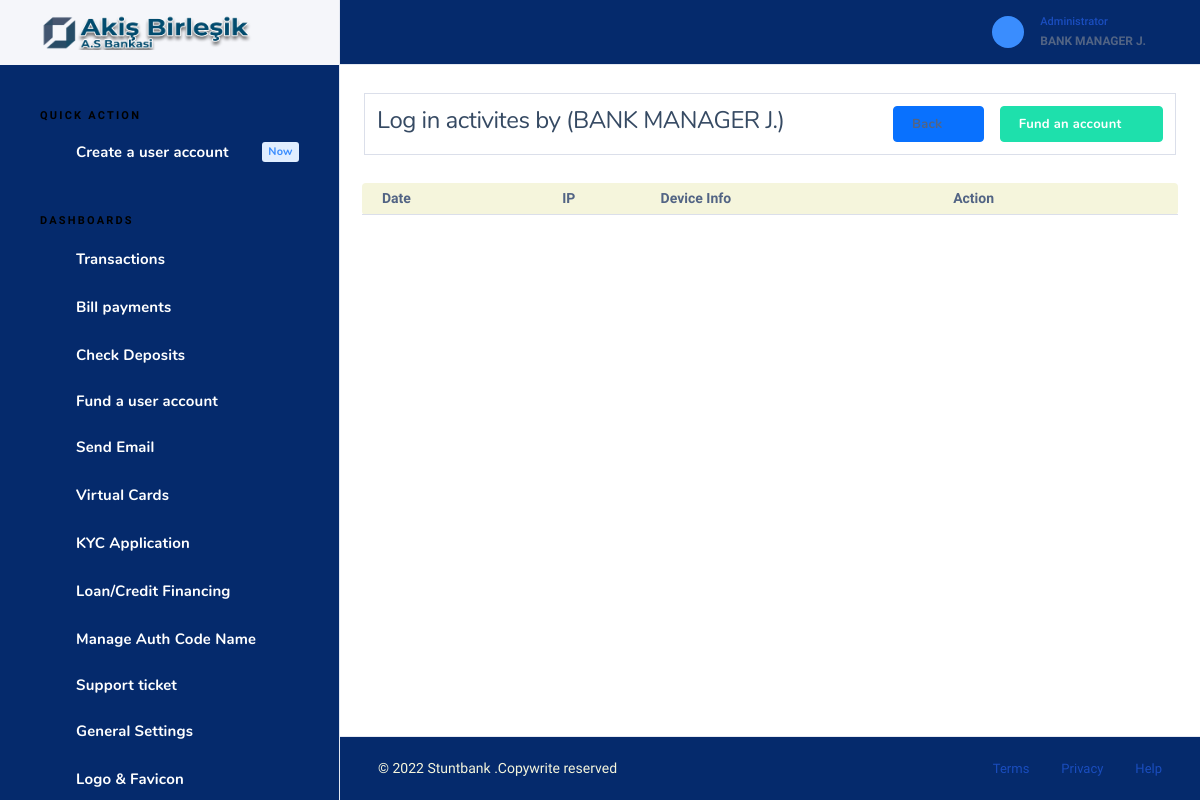
The app's page /admin/admin_login_activities.php (signed in) with its own data.
### tables this page shows
CREATE TABLE `setting` (
  `id` int(11) NOT NULL,
  `name` varchar(150) NOT NULL,
  `logo` varchar(150) NOT NULL,
  `address` varchar(150) NOT NULL,
  `email` varchar(150) NOT NULL,
  `phone` varchar(150) NOT NULL,
  `favicon` varchar(150) NOT NULL,
  `tagline` varchar(150) NOT NULL,
  `register` varchar(150) NOT NULL,
  `darklogo` varchar(150) NOT NULL,
  `description` varchar(700) NOT NULL DEFAULT 'This Credit Union is federally-insured by the National Credit Union Administration. We do business in accordance with the Fair Housing Law and Equal opportunity Credit Act.',
  `seo` varchar(150) NOT NULL,
  `footerlogo` varchar(150) NOT NULL DEFAULT 'footlogo.png',
  `securityalert` varchar(150) NOT NULL,
  `stockrate` varchar(5505) NOT NULL DEFAULT '<script type="text/javascript" src="https://s3.tradingview.com/external-embedding/embed-widget-ticker-tape.js" async="">                                                                         {                                                                             "symbols"                                                                         :                                                                             [                                                                                 {                                                                                     "title": "S&P 500",                                                                                     "proName": "OANDA:SPX500USD"                                                                                 },                                                                                 {                                                                                     "title": "Nasdaq 100",                                                                                     "proName": "OANDA:NAS100USD"                                                                                 },                                                                                 {                                                                                     "title": "EUR/USD",                                                                                     "proName": "FX_IDC:EURUSD"                                                                                 },                                                                                 {                                                                                     "title": "BTC/USD",                                                                                     "proName": "BITSTAMP:BTCUSD"                                                                                 },                                                                                 {                                                                                     "title": "ETH/USD",                                                                                     "proName": "BITSTAMP:ETHUSD"                                                                                 },                                                                                 {                                                                                     "description": "AAPL",                                                                                     "proName": "NASDAQ:AAPL"                                                                                 },                                                                                 {                                                                                     "description": "MICROSOFT",                                                                                     "proName": "NASDAQ:MSFT"                                                                                 }                                                                             ],                                                                                 "colorTheme"                                                                         :                                                                             "dark",                                                                                 "isTransparent"                                                                         :                                                                             false,                                                                                 "displayMode"                                                                         :                                                                             "compact",                                                                                 "locale"                                                                         :                                                                             "en"                                                                         }                                                                     </script>',
  `stockrate2` varchar(1000) NOT NULL DEFAULT '    <iframe             src="//www.exchangerates.org.uk/widget/ER-LRTICKER.php?w=1400&amp;s=1&amp;mc=GBP&amp;mbg=F0F0F0&amp;bs=yes&amp;bc=000044&amp;f=verdana&amp;fs=10px&amp;fc=000044&amp;lc=000044&amp;lhc=FE9A00&amp;vc=FE9A00&amp;vcu=008000&amp;vcd=FF0000&amp;"             width="1400" height="30" frameborder="0" scrolling="no" marginwidth="0" marginheight="0"></iframe>',
  `stock` int(11) NOT NULL DEFAULT 1,
  `money` varchar(50) NOT NULL DEFAULT 'USD',
  `country` varchar(50) NOT NULL DEFAULT 'United States',
  `visa_picture` varchar(150) NOT NULL,
  `tawk` varchar(500) NOT NULL,
  `shortname` varchar(150) NOT NULL DEFAULT 'Rednerbank',
  `blocked_msg` varchar(500) NOT NULL DEFAULT 'Dear Customer, we have discovered suspicious activities on your account. An unauthorized IP address attempted to carry out a transaction on your account. Consequently, your account has been flagged by our risk assessment department. kindly visit our nearest branch with your identification card and utility bill to confirm your identity before it can be reactivated. For more information, kindly contact our online customer care representatives.',
  `crypto` int(11) NOT NULL DEFAULT 1,
  `blocked_title` varchar(150) NOT NULL DEFAULT 'Account Suspended',
  `imfmsg` varchar(1000) NOT NULL DEFAULT 'You need to provide your IMF code before you can continue with this transaction.<br>                                                 You visit any of our nearest branch or contact our online customer care representative, they will help you with the appropriate IMF code for this transaction.',
  `cotmsg` varchar(1000) NOT NULL DEFAULT 'You need to provide your COT code before you can continue with this transaction. You can visit any of our nearest branch or contact our online customer care representative, they will help you with the appropriate COT code for this transaction.',
  `icmsg` text DEFAULT NULL,
  `tinmsg` text DEFAULT NULL,
  `tacmsg` text DEFAULT NULL,
  `charges` varchar(11) NOT NULL DEFAULT '0.3',
  `wiremsg` varchar(500) NOT NULL,
  `localmsg` varchar(500) NOT NULL,
  `cot_imf_counter` int(11) NOT NULL DEFAULT 5,
  `cot_error` varchar(500) NOT NULL DEFAULT 'Your account have been temporarily suspended for providing the wrong COT code, We are always committed to safe guarding your funds and therefore this is the right decision we can take for now. For more information, kindly contact our live customer care representatives.',
  `imf_error` varchar(500) NOT NULL DEFAULT 'Your account have been temporarily suspended for providing the wrong IMF code, We are always committed to safe guarding your funds and therefore this is the right decision we can take for now. For more information, kindly contact our live customer care representatives.',
  `enable_cot_imf` varchar(20) NOT NULL DEFAULT 'Yes',
  `rest_msg` varchar(1000) NOT NULL DEFAULT 'Your  account was temporary restricted from carrying out transaction via our online banking channel, Kindly visit any of our nearest branch to resolve this issue. For more information, kindly contact our online customer care representative.',
  `userstac` varchar(50) NOT NULL DEFAULT '1999',
  `usersic` varchar(50) NOT NULL DEFAULT '1999',
  `userstin` varchar(50) NOT NULL DEFAULT '1999',
  `enable_tin_ic_tac` varchar(20) NOT NULL DEFAULT 'Yes',
  `enable_tac` varchar(20) NOT NULL DEFAULT 'Yes',
  `enable_ic` varchar(20) NOT NULL DEFAULT 'Yes',
  `enable_tin` varchar(20) NOT NULL DEFAULT 'Yes',
  `former` varchar(150) NOT NULL DEFAULT 'Yes',
  `bots` int(10) NOT NULL DEFAULT 1,
  `site_url` varchar(50) NOT NULL,
  `kyc` int(11) NOT NULL DEFAULT 1,
  `loan` int(11) NOT NULL DEFAULT 1,
  `visual_card` int(11) NOT NULL DEFAULT 1,
  `theme` varchar(80) NOT NULL DEFAULT 'light'
);

CREATE TABLE `users` (
  `id` int(11) NOT NULL,
  `username` varchar(150) DEFAULT NULL,
  `password` varchar(150) DEFAULT NULL,
  `email` varchar(150) DEFAULT NULL,
  `phone` varchar(150) DEFAULT NULL,
  `firstname` varchar(150) DEFAULT NULL,
  `middlename` varchar(150) DEFAULT NULL,
  `lastname` varchar(150) DEFAULT NULL,
  `dob` varchar(150) DEFAULT NULL,
  `gender` varchar(50) DEFAULT NULL,
  `passport` varchar(150) DEFAULT NULL,
  `address` varchar(150) DEFAULT NULL,
  `state` varchar(150) DEFAULT NULL,
  `city` varchar(150) DEFAULT NULL,
  `country` varchar(150) DEFAULT NULL,
  `accountnumber` varchar(150) DEFAULT NULL,
  `accountbalance` double NOT NULL,
  `accounttype` varchar(150) DEFAULT NULL,
  `securityquestion` varchar(150) DEFAULT NULL,
  `answer` varchar(150) DEFAULT NULL,
  `ssn` int(150) DEFAULT NULL,
  `maidensname` varchar(150) DEFAULT NULL,
  `status` varchar(150) DEFAULT NULL,
  `datecreated` varchar(150) DEFAULT NULL,
  `approve` int(11) NOT NULL DEFAULT 0,
  `title` varchar(50) DEFAULT NULL,
  `dayOFBirth` varchar(50) DEFAULT NULL,
  `monthOfBirth` varchar(50) DEFAULT NULL,
  `yearOfBirth` varchar(50) DEFAULT NULL,
  `zipcode` varchar(50) DEFAULT NULL,
  `occupation` varchar(50) DEFAULT NULL,
  `income` varchar(50) DEFAULT NULL,
  `nextOfKIn` varchar(50) DEFAULT NULL,
  `secretCode` varchar(50) DEFAULT NULL,
  `nickname` varchar(50) DEFAULT NULL,
  `tfa` varchar(20) DEFAULT NULL,
  `usercurrency` varchar(50) NOT NULL DEFAULT 'USD',
  `next_address` varchar(150) DEFAULT NULL,
  `next_relationship` varchar(150) DEFAULT NULL,
  `next_age` varchar(150) DEFAULT NULL,
  `securityquestion2` varchar(150) DEFAULT NULL,
  `answer2` varchar(150) DEFAULT NULL,
  `email_verify` int(20) NOT NULL DEFAULT 0,
  `email_code` varchar(200) DEFAULT NULL,
  `cot` varchar(50) NOT NULL DEFAULT '00',
  `imf` varchar(50) NOT NULL DEFAULT '00',
  `daily_limit` varchar(120) NOT NULL DEFAULT '5000',
  `blocktransfer` int(11) NOT NULL DEFAULT 1,
  `allowtransfer` int(11) NOT NULL DEFAULT 1,
  `theme` varchar(80) NOT NULL DEFAULT 'dark'
);

### admin/admin_login_activities.php (the view, shortened to what the rows shown need)
<?php
include("header.php");
?>
<?php
    $userquery = $conn->query("SELECT * FROM users WHERE id = 1");
    while($userdetails = mysqli_fetch_array($userquery)){
    $firstname = $userdetails["firstname"];
    $middlename = $userdetails["middlename"];
    $lastname = $userdetails["lastname"];
    $fullname = "$firstname $middlename $lastname";
}
?>
<div class="nk-content">
 <div class="container-xl wide-lg">
        <div class="nk-content-body">
        <div class="nk-block-head">
           <div class="nk-block-between-md g-4 card-bordered">
             <div class="nk-block-head-content">
              <h4 class="nk-block-title fw-normal">Log in activites by (<?php echo$fullname ?>)</h4>
                       </div>
                                </div>
                            </div>
                        </div>
                    </div>
                    <div class="card card-preview ">
              <div class="card-inner p-0">
                <table class="datatable-init table">
                  <thead>
                    <tr>
                     <th>Date</th>
                       <th>IP</th>
                      <th>Device Info</th>
                    <th>Action</th>
                  </tr>
                </thead>
      </table>
      </div>
  </div>
</div>
     <?php include("footer.php"); ?>

### admin/header.php (shortened to what the rows shown need)
<?php include("../scripts/functions.php");
?>
<!DOCTYPE html>
<html lang="zxx" class="js">
 <head>
    <link rel="stylesheet" href="../scss/sweetalert.css">
    <link rel="stylesheet" href="../assets/css/dashlite.css?ver=2.4.0">
    <link id="skin-default" rel="stylesheet" href="../assets/css/theme.css?ver=2.4.0">
     <link rel="stylesheet" type="text/css" href="../assets/css/libs/fontawesome-icons.css">
     <link href="../css/toastr.css" rel="stylesheet"/>
      <link rel="stylesheet" href="https://www.jqueryscript.net/demo/jQuery-International-Telephone-Input-With-Flags-Dial-Codes/build/css/intlTelInput.css">
   </head>
<body class="nk-body bg-white has-sidebar <?php if($theme_mode == "dark"){
  echo "dark-mode";
}
?>">
    <div class="nk-app-root">
        <div class="nk-main ">
            <div class="nk-sidebar nk-sidebar-fixed " data-content="sidebarMenu">
                <div class="nk-sidebar-element nk-sidebar-head">
                    <div class="nk-sidebar-brand">
                        <a href="account_manager" class="logo-link nk-sidebar-logo">
                            <img class="logo-dark logo-img" src="../<?php echo$logo ?>" srcset="../<?php echo$logo ?> 2x" alt="logo-dark">
                        </a>
                    </div>
                </div>
            </div>
            <div class="nk-wrap ">
                <div class="nk-header nk-header-fixed is-light">
                    <div class="container-fluid">
                        <div class="nk-header-wrap">
                            <div class="nk-header-tools">
                                <ul class="nk-quick-nav">
                                    <li class="dropdown user-dropdown">
                                        <a href="#" class="dropdown-toggle" data-toggle="dropdown">
                                            <div class="user-toggle">
                                                <div class="user-info d-none d-md-block">
                                                    <div class="user-status">Administrator</div>
                                                    <div class="user-name dropdown-indicator"><?php echo "$adfirstname $admiddlename $adlastname"; ?></div>
                                                </div>
                                            </div>
                                        </a>
                                    </li>
                                </ul>
                            </div>
                        </div>
                    </div>
                </div>

### admin/footer.php (shortened to what the rows shown need)
<div class="nk-footer nk-footer-fluid">
                    <div class="container-fluid">
                        <div class="nk-footer-wrap">
                            <div class="nk-footer-copyright"> &copy; <?php echo date("Y"); ?> <?php echo $sitename ?>.<a href="#">Copywrite reserved</a>
                            </div>
                            <div class="nk-footer-links">
                                <ul class="nav nav-sm">
                                </ul>
                            </div>
                        </div>
                    </div>
                </div>
            </div>
        </div>
    </div>
</body>
</html>

### records on screen
setting: logo (picture), name "Stuntbank"
users: firstname "BANK", middlename "MANAGER", lastname "J.", fullname "BANK MANAGER J."
